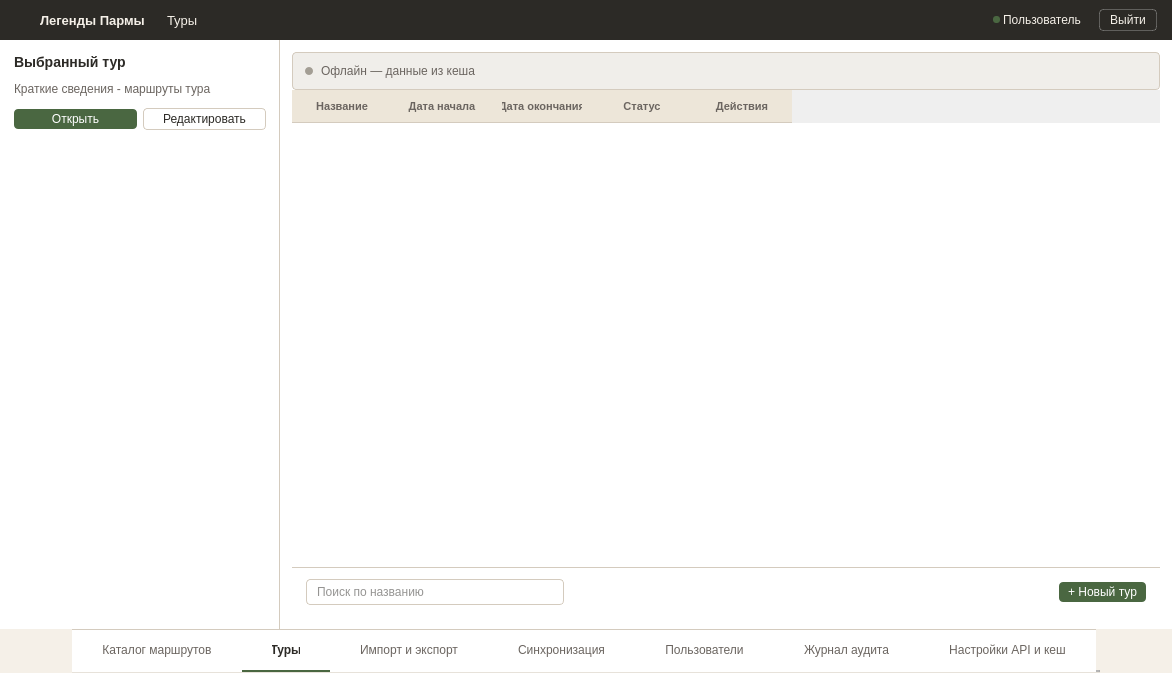
<?xml version="1.0" encoding="UTF-8"?>
<ui version="4.0">
 <class>MainWindow</class>
 <widget class="QMainWindow" name="MainWindow">
  <property name="geometry">
   <rect>
    <x>0</x>
    <y>0</y>
    <width>1172</width>
    <height>673</height>
   </rect>
  </property>
  <property name="windowTitle">
   <string>ToursMasterDetail</string>
  </property>
  <property name="styleSheet">
   <string notr="true">#centralwidget { background-color: #F5F0E8; }
#headerFrame { background-color: #2C2A26; border: none; }
#headerFrame QLabel { color: #F5F0E8; }
#logout_btn { background-color: transparent; color: #F5F0E8; border: 1px solid rgba(255, 255, 255, 0.25); padding: 3px 10px; font-size: 12px; border-radius: 4px; }
#logout_btn:hover { background-color: rgba(255, 255, 255, 0.08); border: 1px solid rgba(255, 255, 255, 0.4); }
#logout_btn:pressed { background-color: rgba(255, 255, 255, 0.12); border: 1px solid rgba(255, 255, 255, 0.5); }

#leftPanel { background-color: #FFFFFF; border-right: 1px solid #D4CBBE; }
#lbl_selected_title { font-size: 14px; font-weight: 600; color: #2C2A26; }
#lbl_selected_desc { font-size: 12px; color: #6B6560; }

#btn_open_left { background-color: #4A6741; color: #FFFFFF; border: none; padding: 3px 9px; font-size: 12px; border-radius: 4px; }
#btn_open_left:hover { background-color: #3D5636; }
#btn_open_left:pressed { background-color: #334A2E; }
#btn_open_left:disabled { background-color: #A8B5A0; }
#btn_open_left:focus { border: 1px dashed #4A6741; }

#btn_edit_left { background-color: #FFFFFF; color: #2C2A26; border: 1px solid #D4CBBE; padding: 3px 9px; font-size: 12px; border-radius: 4px; }
#btn_edit_left:hover { background-color: #F5F0E8; border: 1px solid #4A6741; }
#btn_edit_left:disabled { background-color: #FFFFFF; color: #A39E94; border: 1px solid #E5DFD4; }
#btn_edit_left:focus { border: 1px dashed #4A6741; }

#rightPanel { background-color: #FFFFFF; }

#tableWidget { background-color: #FFFFFF; alternate-background-color: #FAF8F3; border: none; outline: none; }
QHeaderView::section { background-color: #EDE6D9; color: #6B6560; font-size: 11px; font-weight: 600; border: none; border-bottom: 1px solid #D4CBBE; padding: 7px 10px; text-align: left; }
QTableWidget::item { border-bottom: 1px solid #D4CBBE; padding: 7px 10px; color: #2C2A26; font-size: 12px; }
QTableWidget::item:hover { background-color: #EDE6D9; }
QTableWidget::item:selected { background-color: #E8EDE4; color: #2C2A26; }

QTableWidget QPushButton { background-color: #FFFFFF; color: #2C2A26; border: 1px solid #D4CBBE; border-radius: 4px; padding: 3px 9px; font-size: 12px; }
QTableWidget QPushButton:hover { background-color: #F5F0E8; border: 1px solid #4A6741; }

#searchInput { padding: 4px 8px; font-size: 12px; border-radius: 4px; border: 1px solid #D4CBBE; background-color: #FFFFFF; color: #2C2A26; min-width: 160px; max-width: 240px; }
#searchInput:hover { border: 1px solid #B8AE9E; }
#searchInput:focus { border: 1px solid #4A6741; }
#searchInput[error="true"] { border: 1px solid #B54A3A; }
#searchInput:disabled { border: 1px dashed #D4CBBE; color: #A39E94; background-color: #F5F0E8; }

#btn_new_tour { background-color: #4A6741; color: #FFFFFF; border: none; padding: 3px 9px; font-size: 12px; border-radius: 4px; }
#btn_new_tour:hover { background-color: #3D5636; }
#btn_new_tour:pressed { background-color: #334A2E; }
#btn_new_tour:disabled { background-color: #A8B5A0; }
#btn_new_tour:focus { border: 1px dashed #4A6741; }

#offlineBanner { background-color: #F0EEEA; border: 1px solid #D4CBBE; border-radius: 4px; }
#offlineBanner QLabel { font-size: 12px; color: #6B6560; }
#offlineDot { background-color: #A39E94; border-radius: 4px; min-width: 8px; max-width: 8px; min-height: 8px; max-height: 8px; }

#lblLoadingTitle { font-size: 14px; color: #6B6560; }
#lblLoadingSub { font-size: 12px; color: #A39E94; }
#lblEmptyTitle { font-size: 14px; color: #6B6560; }
#lblEmptySub { font-size: 12px; color: #A39E94; }
#errorFrame { background-color: #FFFFFF; border: 1px solid #B54A3A; border-radius: 4px; }
#errorFrame QLabel { font-size: 14px; color: #B54A3A; }
#btnRetry { background-color: #FFFFFF; color: #2C2A26; border: 1px solid #D4CBBE; border-radius: 4px; padding: 6px 16px; font-size: 12px; }
#btnRetry:hover { border: 1px solid #4A6741; background-color: #F5F0E8; }

QTabWidget::panel { border: none; background-color: #FFFFFF; }
QTabBar { background-color: #FFFFFF; border: none; }
QTabBar::tab { height: 40px; background-color: #FFFFFF; color: #6B6560; font-size: 12px; font-weight: normal; padding: 0px 30px; border: none; border-bottom: 2px solid transparent; border-top: 1px solid #D4CBBE; text-align: center; }
QTabBar::tab:hover { color: #2C2A26; }
QTabBar::tab:selected { color: #2C2A26; font-weight: 600; border-bottom: 2px solid #4A6741; }</string>
  </property>
  <widget class="QWidget" name="centralwidget">
   <layout class="QVBoxLayout" name="verticalLayout">
    <property name="spacing"><number>0</number></property>
    <property name="leftMargin"><number>0</number></property>
    <property name="topMargin"><number>0</number></property>
    <property name="rightMargin"><number>0</number></property>
    <property name="bottomMargin"><number>0</number></property>
    <item>
     <widget class="QFrame" name="headerFrame">
      <property name="minimumSize"><size><width>0</width><height>40</height></size></property>
      <property name="maximumSize"><size><width>16777215</width><height>40</height></size></property>
      <layout class="QHBoxLayout" name="horizontalLayout">
       <property name="spacing"><number>0</number></property>
       <property name="leftMargin"><number>15</number></property>
       <property name="topMargin"><number>0</number></property>
       <property name="rightMargin"><number>15</number></property>
       <property name="bottomMargin"><number>0</number></property>
       <item>
        <widget class="QPushButton" name="logo">
         <property name="minimumSize"><size><width>22</width><height>22</height></size></property>
         <property name="maximumSize"><size><width>22</width><height>22</height></size></property>
         <property name="styleSheet"><string notr="true">QPushButton { background: transparent; margin-right: 12px; border: none; }</string></property>
         <property name="text"><string/></property>
         <property name="icon">
          <iconset resource="../qrc/login_res.qrc">
           <normaloff>:/login/icons/logo.png</normaloff>:/login/icons/logo.png</iconset>
         </property>
         <property name="iconSize"><size><width>18</width><height>18</height></size></property>
        </widget>
       </item>
       <item>
        <widget class="QLabel" name="name">
         <property name="styleSheet"><string notr="true">font-size: 13px; font-weight: bold; margin-right: 15px;</string></property>
         <property name="text"><string>Легенды Пармы</string></property>
        </widget>
       </item>
       <item>
        <widget class="QLabel" name="name_chart">
         <property name="styleSheet"><string notr="true">font-size: 13px; margin-right: 10px;</string></property>
         <property name="text"><string>Туры</string></property>
        </widget>
       </item>
       <item>
        <spacer name="horizontalSpacer">
         <property name="orientation"><enum>Qt::Orientation::Horizontal</enum></property>
         <property name="sizeHint" stdset="0"><size><width>40</width><height>20</height></size></property>
        </spacer>
       </item>
       <item>
        <widget class="QLabel" name="status_lb">
         <property name="minimumSize"><size><width>7</width><height>7</height></size></property>
         <property name="maximumSize"><size><width>7</width><height>7</height></size></property>
         <property name="styleSheet"><string notr="true">background-color: #4A6741; border-radius: 3px; border: none;</string></property>
         <property name="text"><string/></property>
        </widget>
       </item>
       <item>
        <widget class="QLabel" name="role_lb">
         <property name="styleSheet"><string notr="true">font-size: 12px; margin-right: 15px;</string></property>
         <property name="text"><string>Пользователь</string></property>
        </widget>
       </item>
       <item>
        <widget class="QPushButton" name="logout_btn">
         <property name="cursor"><cursorShape>PointingHandCursor</cursorShape></property>
         <property name="text"><string>Выйти</string></property>
        </widget>
       </item>
      </layout>
     </widget>
    </item>
    <item>
     <layout class="QHBoxLayout" name="mainLayout">
      <property name="spacing"><number>0</number></property>
      <property name="leftMargin"><number>0</number></property>
      <property name="topMargin"><number>0</number></property>
      <property name="rightMargin"><number>0</number></property>
      <property name="bottomMargin"><number>0</number></property>
      <item>
       <widget class="QFrame" name="leftPanel">
        <property name="minimumSize"><size><width>280</width><height>0</height></size></property>
        <property name="maximumSize"><size><width>280</width><height>16777215</height></size></property>
        <layout class="QVBoxLayout" name="leftLayout">
         <property name="spacing"><number>12</number></property>
         <property name="leftMargin"><number>14</number></property>
         <property name="topMargin"><number>14</number></property>
         <property name="rightMargin"><number>14</number></property>
         <property name="bottomMargin"><number>14</number></property>
         <item>
          <widget class="QLabel" name="lbl_selected_title">
           <property name="text"><string>Выбранный тур</string></property>
          </widget>
         </item>
         <item>
          <widget class="QLabel" name="lbl_selected_desc">
           <property name="text"><string>Краткие сведения - маршруты тура</string></property>
          </widget>
         </item>
         <item>
          <layout class="QHBoxLayout" name="leftButtonsLayout">
           <property name="spacing"><number>6</number></property>
           <item>
            <widget class="QPushButton" name="btn_open_left">
             <property name="cursor"><cursorShape>PointingHandCursor</cursorShape></property>
             <property name="text"><string>Открыть</string></property>
            </widget>
           </item>
           <item>
            <widget class="QPushButton" name="btn_edit_left">
             <property name="cursor"><cursorShape>PointingHandCursor</cursorShape></property>
             <property name="text"><string>Редактировать</string></property>
            </widget>
           </item>
          </layout>
         </item>
         <item>
          <spacer name="leftSpacer">
           <property name="orientation"><enum>Qt::Orientation::Vertical</enum></property>
           <property name="sizeHint" stdset="0"><size><width>20</width><height>40</height></size></property>
          </spacer>
         </item>
        </layout>
       </widget>
      </item>
      <item>
       <widget class="QFrame" name="rightPanel">
        <property name="sizePolicy"><sizepolicy hsizetype="Expanding" vsizetype="Preferred"><horstretch>1</horstretch><verstretch>0</verstretch></sizepolicy></property>
        <layout class="QVBoxLayout" name="rightLayout">
         <property name="spacing"><number>0</number></property>
         <property name="leftMargin"><number>12</number></property>
         <property name="topMargin"><number>12</number></property>
         <property name="rightMargin"><number>12</number></property>
         <property name="bottomMargin"><number>12</number></property>
         
         <item>
          <widget class="QFrame" name="offlineBanner">
           <property name="visible"><bool>false</bool></property>
           <layout class="QHBoxLayout" name="offlineLayout">
            <property name="spacing"><number>8</number></property>
            <property name="leftMargin"><number>12</number></property>
            <property name="topMargin"><number>8</number></property>
            <property name="rightMargin"><number>12</number></property>
            <property name="bottomMargin"><number>8</number></property>
            <item>
             <widget class="QLabel" name="offlineDot">
              <property name="text"><string/></property>
             </widget>
            </item>
            <item>
             <widget class="QLabel" name="lbl_offline">
              <property name="text"><string>Офлайн — данные из кеша</string></property>
             </widget>
            </item>
            <item>
             <spacer name="offlineSpacer">
              <property name="orientation"><enum>Qt::Orientation::Horizontal</enum></property>
              <property name="sizeHint" stdset="0"><size><width>40</width><height>20</height></size></property>
             </spacer>
            </item>
           </layout>
          </widget>
         </item>
         
         <item>
          <widget class="QStackedWidget" name="stateStack">
           <property name="currentIndex"><number>0</number></property>
           
           <widget class="QWidget" name="pageNormal">
            <layout class="QVBoxLayout" name="normalLayout">
             <property name="leftMargin"><number>0</number></property>
             <property name="topMargin"><number>0</number></property>
             <property name="rightMargin"><number>0</number></property>
             <property name="bottomMargin"><number>0</number></property>
             <item>
              <widget class="QTableWidget" name="tableWidget">
               <property name="frameShape"><enum>QFrame::Shape::NoFrame</enum></property>
               <property name="alternatingRowColors"><bool>true</bool></property>
               <property name="selectionMode"><enum>QAbstractItemView::SelectionMode::SingleSelection</enum></property>
               <property name="selectionBehavior"><enum>QAbstractItemView::SelectionBehavior::SelectRows</enum></property>
               <property name="showGrid"><bool>false</bool></property>
               <attribute name="horizontalHeaderStretchLastSection"><bool>false</bool></attribute>
               <column><property name="text"><string>Название</string></property></column>
               <column><property name="text"><string>Дата начала</string></property></column>
               <column><property name="text"><string>Дата окончания</string></property></column>
               <column><property name="text"><string>Статус</string></property></column>
               <column><property name="text"><string>Действия</string></property></column>
              </widget>
             </item>
            </layout>
           </widget>
           
           <widget class="QWidget" name="pageLoading">
            <layout class="QVBoxLayout" name="loadingLayout">
             <property name="leftMargin"><number>0</number></property>
             <property name="topMargin"><number>0</number></property>
             <property name="rightMargin"><number>0</number></property>
             <property name="bottomMargin"><number>0</number></property>
             <item>
              <spacer name="loadingSpacerTop">
               <property name="orientation"><enum>Qt::Orientation::Vertical</enum></property>
               <property name="sizeHint" stdset="0"><size><width>20</width><height>40</height></size></property>
              </spacer>
             </item>
             <item alignment="Qt::AlignHCenter">
              <widget class="QLabel" name="lblLoadingTitle">
               <property name="text"><string>Загрузка...</string></property>
              </widget>
             </item>
             <item alignment="Qt::AlignHCenter">
              <widget class="QLabel" name="lblLoadingSub">
               <property name="text"><string>Индикатор прогресса</string></property>
              </widget>
             </item>
             <item>
              <spacer name="loadingSpacerBottom">
               <property name="orientation"><enum>Qt::Orientation::Vertical</enum></property>
               <property name="sizeHint" stdset="0"><size><width>20</width><height>40</height></size></property>
              </spacer>
             </item>
            </layout>
           </widget>
           
           <widget class="QWidget" name="pageEmpty">
            <layout class="QVBoxLayout" name="emptyLayout">
             <property name="leftMargin"><number>0</number></property>
             <property name="topMargin"><number>0</number></property>
             <property name="rightMargin"><number>0</number></property>
             <property name="bottomMargin"><number>0</number></property>
             <item>
              <spacer name="emptySpacerTop">
               <property name="orientation"><enum>Qt::Orientation::Vertical</enum></property>
               <property name="sizeHint" stdset="0"><size><width>20</width><height>40</height></size></property>
              </spacer>
             </item>
             <item alignment="Qt::AlignHCenter">
              <widget class="QLabel" name="lblEmptyTitle">
               <property name="text"><string>Ничего не найдено</string></property>
              </widget>
             </item>
             <item alignment="Qt::AlignHCenter">
              <widget class="QLabel" name="lblEmptySub">
               <property name="text"><string>Измените фильтры</string></property>
              </widget>
             </item>
             <item>
              <spacer name="emptySpacerBottom">
               <property name="orientation"><enum>Qt::Orientation::Vertical</enum></property>
               <property name="sizeHint" stdset="0"><size><width>20</width><height>40</height></size></property>
              </spacer>
             </item>
            </layout>
           </widget>
           
           <widget class="QWidget" name="pageError">
            <layout class="QVBoxLayout" name="errorLayout">
             <property name="leftMargin"><number>0</number></property>
             <property name="topMargin"><number>0</number></property>
             <property name="rightMargin"><number>0</number></property>
             <property name="bottomMargin"><number>0</number></property>
             <item>
              <spacer name="errorSpacerTop">
               <property name="orientation"><enum>Qt::Orientation::Vertical</enum></property>
               <property name="sizeHint" stdset="0"><size><width>20</width><height>40</height></size></property>
              </spacer>
             </item>
             <item alignment="Qt::AlignHCenter">
              <widget class="QFrame" name="errorFrame">
               <layout class="QVBoxLayout" name="errorFrameLayout">
                <property name="spacing"><number>12</number></property>
                <property name="leftMargin"><number>24</number></property>
                <property name="topMargin"><number>16</number></property>
                <property name="rightMargin"><number>24</number></property>
                <property name="bottomMargin"><number>16</number></property>
                <item alignment="Qt::AlignHCenter">
                 <widget class="QLabel" name="lblErrorMessage">
                  <property name="text"><string>Ошибка подключения к БД</string></property>
                 </widget>
                </item>
                <item alignment="Qt::AlignHCenter">
                 <widget class="QPushButton" name="btnRetry">
                  <property name="cursor"><cursorShape>PointingHandCursor</cursorShape></property>
                  <property name="text"><string>Повторить</string></property>
                 </widget>
                </item>
               </layout>
              </widget>
             </item>
             <item>
              <spacer name="errorSpacerBottom">
               <property name="orientation"><enum>Qt::Orientation::Vertical</enum></property>
               <property name="sizeHint" stdset="0"><size><width>20</width><height>40</height></size></property>
              </spacer>
             </item>
            </layout>
           </widget>
           
          </widget>
         </item>
         
         <item>
          <widget class="QFrame" name="filterBarFrame">
           <property name="minimumSize"><size><width>0</width><height>50</height></size></property>
           <property name="maximumSize"><size><width>16777215</width><height>50</height></size></property>
           <property name="styleSheet"><string notr="true">#filterBarFrame { border-top: 1px solid #D4CBBE; background-color: #FFFFFF; }</string></property>
           <layout class="QHBoxLayout" name="filterBarLayout">
            <property name="spacing"><number>12</number></property>
            <property name="leftMargin"><number>14</number></property>
            <property name="topMargin"><number>0</number></property>
            <property name="rightMargin"><number>14</number></property>
            <property name="bottomMargin"><number>0</number></property>
            <item>
             <widget class="QLineEdit" name="searchInput">
              <property name="placeholderText"><string>Поиск по названию</string></property>
             </widget>
            </item>
            <item>
             <spacer name="filterBarSpacer">
              <property name="orientation"><enum>Qt::Orientation::Horizontal</enum></property>
              <property name="sizeHint" stdset="0"><size><width>40</width><height>20</height></size></property>
             </spacer>
            </item>
            <item>
             <widget class="QPushButton" name="btn_new_tour">
              <property name="cursor"><cursorShape>PointingHandCursor</cursorShape></property>
              <property name="text"><string>+ Новый тур</string></property>
             </widget>
            </item>
           </layout>
          </widget>
         </item>
        </layout>
       </widget>
      </item>
     </layout>
    </item>
    <item alignment="Qt::AlignmentFlag::AlignHCenter">
     <widget class="QTabWidget" name="tabWidget">
      <property name="sizePolicy"><sizepolicy hsizetype="Maximum" vsizetype="Fixed"><horstretch>0</horstretch><verstretch>0</verstretch></sizepolicy></property>
      <property name="minimumSize"><size><width>0</width><height>44</height></size></property>
      <property name="maximumSize"><size><width>16777215</width><height>44</height></size></property>
      <property name="tabPosition"><enum>QTabWidget::TabPosition::North</enum></property>
      <property name="currentIndex"><number>1</number></property>
      <property name="usesScrollButtons"><bool>false</bool></property>
      <property name="tabsClosable"><bool>false</bool></property>
      <property name="drawBase" stdset="0"><bool>false</bool></property>
      <widget class="QWidget" name="tab_8"><attribute name="title"><string>Каталог маршрутов</string></attribute></widget>
      <widget class="QWidget" name="tab_9"><attribute name="title"><string>Туры</string></attribute></widget>
      <widget class="QWidget" name="tab_10"><attribute name="title"><string>Импорт и экспорт</string></attribute></widget>
      <widget class="QWidget" name="tab_11"><attribute name="title"><string>Синхронизация</string></attribute></widget>
      <widget class="QWidget" name="tab_12"><attribute name="title"><string>Пользователи</string></attribute></widget>
      <widget class="QWidget" name="tab_13"><attribute name="title"><string>Журнал аудита</string></attribute></widget>
      <widget class="QWidget" name="tab_14"><attribute name="title"><string>Настройки API и кеш</string></attribute></widget>
     </widget>
    </item>
   </layout>
  </widget>
 </widget>
 <resources>
  <include location="../qrc/login_res.qrc"/>
 </resources>
 <connections/>
</ui>
